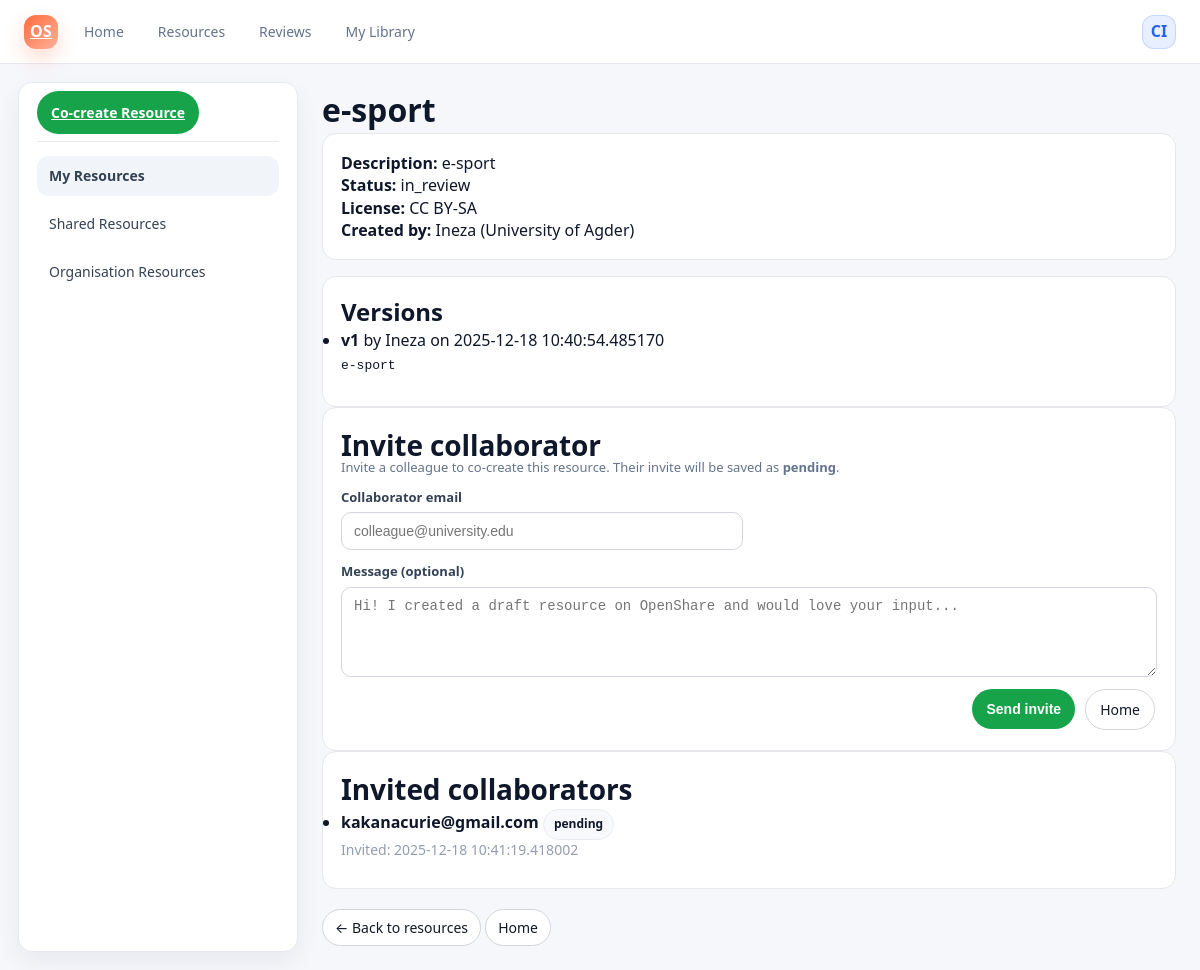
The app's page /resources/5 with its own data.
### app/models.py (models this page shows)
class Resource(Base):
    __tablename__ = "resources"
    id = Column(Integer, primary_key=True, index=True)
    title = Column(String, nullable=False)
    description = Column(Text)
    status = Column(String, default="draft")  # 'draft', 'in_review', 'approved'
    license = Column(String, default="CC BY")
    created_by_id = Column(Integer, ForeignKey("users.id"))
    created_at = Column(DateTime, default=datetime.utcnow)
    created_by = relationship("User")
    versions = relationship(
        "ResourceVersion",
        back_populates="resource",
        order_by="ResourceVersion.version_number",
        cascade="all, delete-orphan",
    )
    invites = relationship(
        "CollaborationInvite",
        back_populates="resource",
        order_by="CollaborationInvite.created_at",
        cascade="all, delete-orphan",
    )

class User(Base):
    __tablename__ = "users"
    id = Column(Integer, primary_key=True, index=True)
    name = Column(String, nullable=False)
    email = Column(String, unique=True, index=True)
    institution = Column(String, nullable=False)
    role = Column(String, nullable=False)  # 'author', 'reviewer', 'admin'

class ResourceVersion(Base):
    __tablename__ = "resource_versions"
    id = Column(Integer, primary_key=True, index=True)
    resource_id = Column(Integer, ForeignKey("resources.id"))
    version_number = Column(Integer, nullable=False)
    content = Column(Text, nullable=False)
    created_by_id = Column(Integer, ForeignKey("users.id"))
    created_at = Column(DateTime, default=datetime.utcnow)
    resource = relationship("Resource", back_populates="versions")
    created_by = relationship("User")

class CollaborationInvite(Base):
    __tablename__ = "collaboration_invites"
    id = Column(Integer, primary_key=True, index=True)
    resource_id = Column(Integer, ForeignKey("resources.id"), nullable=False)
    collaborator_email = Column(String, nullable=False)
    message = Column(Text, default="")
    status = Column(String, default="pending")  # pending / accepted / declined
    created_at = Column(DateTime, default=datetime.utcnow)
    resource = relationship("Resource", back_populates="invites")

### app/routes_resources.py (the view)
@router.get("/resources/{resource_id}")
def view_resource(resource_id: int, request: Request, db: Session = Depends(get_db)):
    resource = db.query(models.Resource).filter_by(id=resource_id).first()
    if not resource:
        return RedirectResponse(url="/resources", status_code=303)
    invites = (
        db.query(models.CollaborationInvite)
        .filter(models.CollaborationInvite.resource_id == resource_id)
        .order_by(models.CollaborationInvite.created_at.desc())
        .all()
    )
    return templates.TemplateResponse(
        "resource_detail.html",
        {"request": request, "resource": resource, "invites": invites},
    )

### app/templates/resource_detail.html (shortened to what this page needs)
{% extends "openshare_base.html" %}
{% block content %}
  <div class="page-header">
    <h1>{{ resource.title }}</h1>
  </div>
  <div class="card">
    <p><strong>Description:</strong> {{ resource.description }}</p>
    <p><strong>Status:</strong> {{ resource.status }}</p>
    <p><strong>License:</strong> {{ resource.license }}</p>
    <p>
      <strong>Created by:</strong>
      {{ resource.created_by.name }} ({{ resource.created_by.institution }})
    </p>
  </div>
  <div class="card" style="margin-top: 16px;">
    <h2>Versions</h2>
    {% if resource.versions %}
      <ul>
        {% for v in resource.versions %}
          <li style="margin-bottom: 12px;">
            <strong>v{{ v.version_number }}</strong>
            by {{ v.created_by.name }}
            on {{ v.created_at }}
            <pre style="margin-top: 6px;">{{ v.content }}</pre>
          </li>
        {% endfor %}
      </ul>
    {% else %}
      <p class="card-meta">No versions available.</p>
    {% endif %}
  </div>
  <section class="card">
  <h2 class="section-title">Invite collaborator</h2>
  <p class="helper">Invite a colleague to co-create this resource. Their invite will be saved as <b>pending</b>.</p>
  <form method="post" action="/resources/{{ resource.id }}/invite">
    <div class="form-grid two-col">
      <div class="field">
        <label>Collaborator email</label>
        <input class="input" type="email" name="collaborator_email" placeholder="colleague@university.edu" required>
      </div>
      <div class="field field-full">
        <label>Message (optional)</label>
        <textarea class="input" name="message" rows="4"
          placeholder="Hi! I created a draft resource on OpenShare and would love your input..."></textarea>
      </div>
    </div>
    <div class="form-actions">
      <button class="btn-primary" type="submit">Send invite</button>
      <a class="btn-secondary" href="/openshare-dashboard">Home</a>
    </div>
  </form>
</section>
<section class="card">
  <h2 class="section-title">Invited collaborators</h2>
  {% if invites and invites|length > 0 %}
    <ul class="simple-list">
      {% for i in invites %}
        <li>
          <b>{{ i.collaborator_email }}</b>
          <span class="badge">{{ i.status }}</span>
          <div class="muted small">Invited: {{ i.created_at }}</div>
        </li>
      {% endfor %}
    </ul>
  {% else %}
    <p class="muted">No invites yet.</p>
  {% endif %}
</section>
  <div style="margin-top: 20px;">
    <a class="btn-secondary small" href="/resources">
      ← Back to resources
    </a>
    <a class="btn-secondary small" href="/openshare-dashboard">
      Home
    </a>
  </div>
{% endblock %}

### app/static/css/openshare.css (style rules this page uses)
.card { background: #ffffff; border: 1px solid #e5e7eb; border-radius: 14px; padding: 18px; }
.section-title { font-size: 16px; font-weight: 700; margin-bottom: 12px; }
.helper { color: #6b7280; font-size: 13px; margin: -6px 0 12px 0; }
.form-grid { display: grid; grid-template-columns: 1fr 1fr; gap: 14px 16px; align-items: start; }
.field { display: grid; gap: 6px; }
.field-full { grid-column: 1 / -1; }
.two-col { grid-template-columns: 1fr 1fr; }
.input { width: 100%; padding: 10px 12px; border: 1px solid #d1d5db; border-radius: 10px; font-size: 14px; background: #ffffff; }
textarea.input { resize: vertical; min-height: 90px; }
label { font-size: 13px; color: #374151; font-weight: 600; }
.form-actions { display: flex; gap: 10px; justify-content: flex-end; align-items: center; padding-top: 6px; }
.section-title { font-weight: 750; margin-bottom: 10px; letter-spacing: -0.1px; }
.form-actions { display: flex; gap: 10px; align-items: center; margin-top: 6px; }
.muted { color: var(--muted); font-size: 14px; margin-bottom: 10px; }
.card { background: #fff; border: 1px solid #e5e7eb; border-radius: 14px; padding: 18px; }
.section-title { font-size: 16px; margin-bottom: 12px; }
.form-grid { display: grid; gap: 12px; }
.form-grid.two-col { grid-template-columns: 1fr 1fr; }
.field { display: flex; flex-direction: column; gap: 6px; }
.field label { font-size: 13px; color: #334155; font-weight: 600; }
.input { width: 100%; padding: 10px 12px; border-radius: 10px; border: 1px solid #d1d5db; background: #fff; font-size: 14px; }
.helper { margin: -6px 0 12px 0; color: #64748b; font-size: 13px; line-height: 1.35; }
.form-actions { display: flex; gap: 10px; align-items: center; padding: 6px 2px 2px; }
.btn-secondary { padding: 10px 14px; border-radius: 999px; border: 1px solid #d1d5db; background: #fff; text-decoration: none; color: #111827; font-size: 14px; display: inline-flex; align-items: center; justify-content: center; }
* { box-sizing: border-box; margin: 0; padding: 0; }
:root { --bg: #f6f7fb; --panel: #ffffff; --text: #0f172a; --muted: #64748b; --stroke: #e6e9f2; --primary: #2563eb; --primary-soft: #e8f0ff; --success: #16a34a; --success-soft: #eaf8f0; --radius: 14px; --shadow: 0 14px 35px rgba(15, 23, 42, 0.08); --shadow-soft: 0 10px 25px rgba(15, 23, 42, 0.06); }
body { font-family: system-ui, -apple-system, BlinkMacSystemFont, "Segoe UI", sans-serif; background: var(--bg); color: var(--text); line-height: 1.4; }
.btn-primary { background: var(--success); color: #ffffff; border: none; padding: 12px 14px; border-radius: 999px; font-size: 14px; font-weight: 650; cursor: pointer; transition: transform 120ms ease, filter 120ms ease; }
.btn-primary.small, .btn-secondary.small { padding: 8px 12px; border-radius: 999px; }
.muted { opacity:.7; }
.section-title { margin:0; font-size:28px; }
.badge { display:inline-block; padding:6px 10px; border-radius:999px; font-size:12px; font-weight:700; border:1px solid #e8ecf4; background:#f7f9fc; }

### records on screen
Resource: title "e-sport", description "e-sport", status "in_review", license "CC BY-SA"
User: created_by.name "Ineza", created_by.institution "University of Agder"
ResourceVersion: version_number "1", created_by.name "Ineza", created_at "2025-12-18 10:40:54.485170", content "e-sport"
CollaborationInvite: collaborator_email "kakanacurie@gmail.com", status "pending", created_at "2025-12-18 10:41:19.418002"
